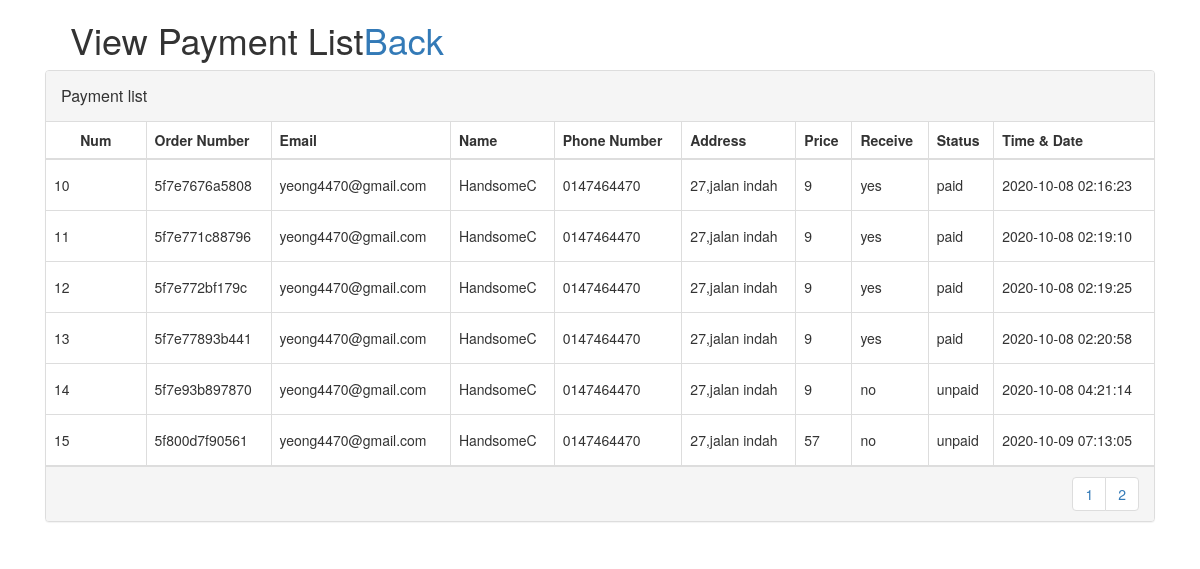
The app's page /admin/viewPayhistory.php, older data.
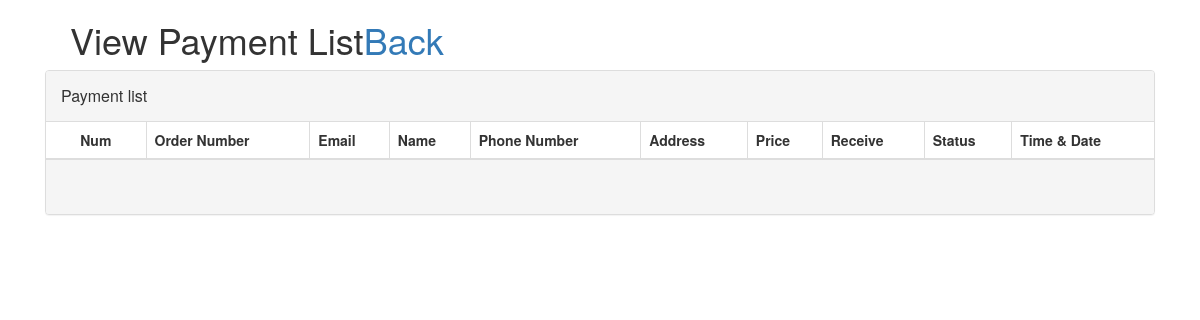
The same page, newer data.
### tables this page shows
CREATE TABLE `payment` (
  `id` int(11) NOT NULL,
  `order_id` varchar(255) NOT NULL,
  `email` varchar(255) NOT NULL,
  `Name` varchar(255) NOT NULL,
  `PhoneNo` varchar(255) NOT NULL,
  `Address` varchar(255) NOT NULL,
  `price` int(255) NOT NULL,
  `time_date` timestamp NOT NULL DEFAULT current_timestamp(),
  `payment_way` varchar(255) NOT NULL,
  `status` varchar(255) NOT NULL,
  `receive` varchar(255) NOT NULL
);

### admin/viewPayhistory.php (the view, shortened to what this page needs)
<!DOCTYPE html>
<html>
<head>
    <link href="//maxcdn.bootstrapcdn.com/bootstrap/4.1.1/css/bootstrap.min.css" rel="stylesheet" id="bootstrap-css">
    <link href="//maxcdn.bootstrapcdn.com/bootstrap/3.3.0/css/bootstrap.min.css" rel="stylesheet" id="bootstrap-css">
    <link href="https://cdnjs.cloudflare.com/ajax/libs/font-awesome/4.4.0/css/font-awesome.min.css" rel='stylesheet' type='text/css'>
    <link href="../css/table.css" rel='stylesheet' type='text/css'>
</head>
<?php
require('../database/mysql.php');
$results_per_page = 6;
$sql='SELECT * FROM payment';
$result = mysqli_query($conn, $sql);
$number_of_results = mysqli_num_rows($result);
$number_of_pages = ceil($number_of_results/$results_per_page);
if (!isset($_GET['page'])) {
  $page = 1;
} else {
  $page = $_GET['page'];
}
$this_page_first_result = ($page-1)*$results_per_page;
$sql='SELECT * FROM payment LIMIT ' . $this_page_first_result . ',' .  $results_per_page;
$result = mysqli_query($conn, $sql);
?>
<div class="container">
    <div class="row">
    <h1> &nbsp;&nbsp;&nbsp;&nbsp;View Payment List</h1>
    <h1 style=" text-align: right;"><a href="view.php"  >Back</a></h1>
        <div class="col-md-12 col-md-offset-0">
            <div class="panel panel-default panel-table">
              <div class="panel-heading">
                <div class="row">
                  <div class="col col-xs-6">
                    <h3 class="panel-title">Payment list</h3>
                  </div>
                  <div class="col col-xs-6 text-right">
                  </div>
                </div>
              </div>
              <div class="panel-body">
                <table class="table  table-bordered table-list">
                  <thead>
                    <tr>
                        <th>Num</th>
                        <th>Order Number</th>
                        <th>Email</th>
                        <th>Name</th>
                        <th>Phone Number</th>
                        <th>Address</th>
                        <th>Price</th>
                        <th>Receive</th>
                        <th>Status</th>
                        <th>Time & Date</th>
                    </tr>
                  </thead>
                  <tbody>
                          <tr>
                          <?php
                   while($row = mysqli_fetch_array($result)) {
                          ?>
                            <td><?php echo $row['id'];?></td>
                            <td><?php echo $row['order_id'];?></td>
                            <td><?php echo $row['email'];?></td>
                            <td><?php echo $row['Name'];?></td>
                            <td><?php echo $row['PhoneNo'];?></td>
                            <td><?php echo $row['Address'];?></td>
                            <td><?php echo $row['price'];?></td>
                            <td><?php echo $row['receive'];?></td>
                            <td><?php echo $row['status'];?></td>
                            <td><?php echo $row['time_date'];?></td>
                        </tr>
                          <?php
                            }
                          ?>
                        </tbody>
                </table>
              </div>
              <div class="panel-footer">
                <div class="row">
                  <div class="col col-xs-4">
                  </div>
                  <div class="col col-xs-8">
                    <ul class="pagination hidden-xs pull-right">
                      <?php
                      for ($page=1;$page<=$number_of_pages;$page++) {
                        echo ' <li><a href="viewPayhistory.php?page=' . $page . '">' . $page . '</a> </li> ';}
                        ?>
                    </ul>
                  </div>
                </div>
              </div>
</div></div></div>
</html>

Row changes from the older to the newer data that the page shows:
removed payment: id "10", order "5f7e7676a5808", email "yeong4470@gmail.com", Name "HandsomeC", PhoneNo "0147464470", Address "27,jalan indah", price "9", receive "yes", status "paid", time_date "2020-10-08 02:16:23"
removed payment: id "11", order "5f7e771c88796", email "yeong4470@gmail.com", Name "HandsomeC", PhoneNo "0147464470", Address "27,jalan indah", price "9", receive "yes", status "paid", time_date "2020-10-08 02:19:10"
removed payment: id "12", order "5f7e772bf179c", email "yeong4470@gmail.com", Name "HandsomeC", PhoneNo "0147464470", Address "27,jalan indah", price "9", receive "yes", status "paid", time_date "2020-10-08 02:19:25"
removed payment: id "13", order "5f7e77893b441", email "yeong4470@gmail.com", Name "HandsomeC", PhoneNo "0147464470", Address "27,jalan indah", price "9", receive "yes", status "paid", time_date "2020-10-08 02:20:58"
removed payment: id "14", order "5f7e93b897870", email "yeong4470@gmail.com", Name "HandsomeC", PhoneNo "0147464470", Address "27,jalan indah", price "9", receive "no", status "unpaid", time_date "2020-10-08 04:21:14"
removed payment: id "15", order "5f800d7f90561", email "yeong4470@gmail.com", Name "HandsomeC", PhoneNo "0147464470", Address "27,jalan indah", price "57", receive "no", status "unpaid", time_date "2020-10-09 07:13:05"
Text that changed along with them:
list line gone: "1"
list line gone: "2"
